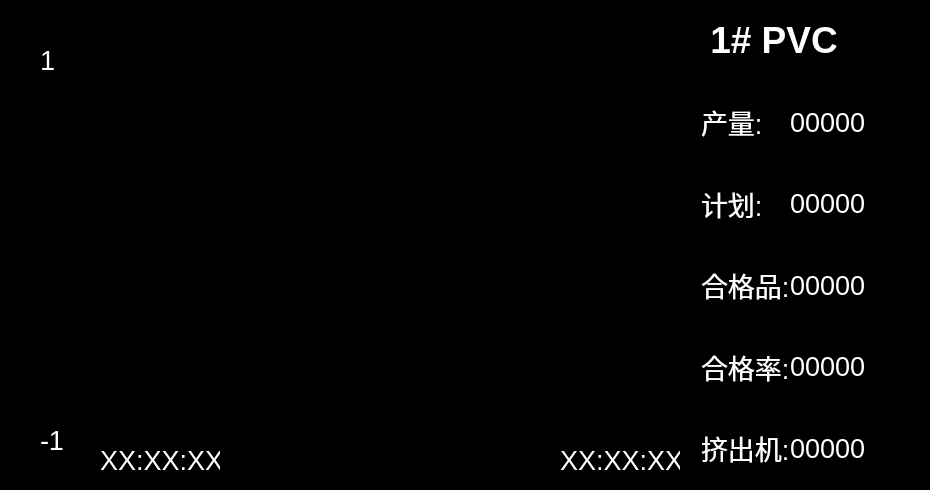
     <widget class="QFrame" name="frame_curve1">
      <property name="geometry">
       <rect>
        <x>30</x>
        <y>30</y>
        <width>930</width>
        <height>490</height>
       </rect>
      </property>
      <property name="styleSheet">
       <string notr="true">background-color: rgb(0, 0, 0);</string>
      </property>
      <property name="frameShape">
       <enum>QFrame::StyledPanel</enum>
      </property>
      <property name="frameShadow">
       <enum>QFrame::Raised</enum>
      </property>
      <widget class="QLabel" name="curve1_title">
       <property name="geometry">
        <rect>
         <x>700</x>
         <y>0</y>
         <width>190</width>
         <height>80</height>
        </rect>
       </property>
       <property name="font">
        <font>
         <pointsize>28</pointsize>
         <weight>75</weight>
         <bold>true</bold>
        </font>
       </property>
       <property name="layoutDirection">
        <enum>Qt::LeftToRight</enum>
       </property>
       <property name="autoFillBackground">
        <bool>false</bool>
       </property>
       <property name="styleSheet">
        <string notr="true">color: rgb(255, 255, 255);</string>
       </property>
       <property name="text">
        <string> 1# PVC</string>
       </property>
      </widget>
      <widget class="QWidget" name="curve1" native="true">
       <property name="geometry">
        <rect>
         <x>0</x>
         <y>0</y>
         <width>740</width>
         <height>490</height>
        </rect>
       </property>
      </widget>
      <widget class="QFrame" name="frame_data1">
       <property name="geometry">
        <rect>
         <x>700</x>
         <y>80</y>
         <width>230</width>
         <height>410</height>
        </rect>
       </property>
       <property name="frameShape">
        <enum>QFrame::StyledPanel</enum>
       </property>
       <property name="frameShadow">
        <enum>QFrame::Raised</enum>
       </property>
       <layout class="QGridLayout" name="gridLayout">
        <property name="leftMargin">
         <number>0</number>
        </property>
        <property name="topMargin">
         <number>0</number>
        </property>
        <property name="rightMargin">
         <number>0</number>
        </property>
        <property name="bottomMargin">
         <number>0</number>
        </property>
        <property name="spacing">
         <number>0</number>
        </property>
        <item row="0" column="0">
         <widget class="QLabel" name="curve1_lable1">
          <property name="sizePolicy">
           <sizepolicy hsizetype="Expanding" vsizetype="Expanding">
            <horstretch>1</horstretch>
            <verstretch>1</verstretch>
           </sizepolicy>
          </property>
          <property name="font">
           <font>
            <pointsize>20</pointsize>
           </font>
          </property>
          <property name="styleSheet">
           <string notr="true">color: rgb(255, 255, 255);</string>
          </property>
          <property name="text">
           <string>产量:</string>
          </property>
         </widget>
        </item>
        <item row="1" column="0">
         <widget class="QLabel" name="curve1_lable3">
          <property name="sizePolicy">
           <sizepolicy hsizetype="Preferred" vsizetype="Expanding">
            <horstretch>0</horstretch>
            <verstretch>1</verstretch>
           </sizepolicy>
          </property>
          <property name="font">
           <font>
            <pointsize>20</pointsize>
           </font>
          </property>
          <property name="styleSheet">
           <string notr="true">color: rgb(255, 255, 255);</string>
          </property>
          <property name="text">
           <string>计划:</string>
          </property>
         </widget>
        </item>
        <item row="1" column="1">
         <widget class="QLabel" name="curve1_lable4">
          <property name="font">
           <font>
            <pointsize>20</pointsize>
           </font>
          </property>
          <property name="styleSheet">
           <string notr="true">color: rgb(255, 255, 255);</string>
          </property>
          <property name="text">
           <string>00000</string>
          </property>
         </widget>
        </item>
        <item row="2" column="0">
         <widget class="QLabel" name="curve1_lable5">
          <property name="sizePolicy">
           <sizepolicy hsizetype="Preferred" vsizetype="Expanding">
            <horstretch>0</horstretch>
            <verstretch>1</verstretch>
           </sizepolicy>
          </property>
          <property name="font">
           <font>
            <pointsize>20</pointsize>
           </font>
          </property>
          <property name="styleSheet">
           <string notr="true">color: rgb(255, 255, 255);</string>
          </property>
          <property name="text">
           <string>合格品:</string>
          </property>
         </widget>
        </item>
        <item row="2" column="1">
         <widget class="QLabel" name="curve1_lable6">
          <property name="font">
           <font>
            <pointsize>20</pointsize>
           </font>
          </property>
          <property name="styleSheet">
           <string notr="true">color: rgb(255, 255, 255);</string>
          </property>
          <property name="text">
           <string>00000</string>
          </property>
         </widget>
        </item>
        <item row="3" column="0">
         <widget class="QLabel" name="curve1_lable7">
          <property name="sizePolicy">
           <sizepolicy hsizetype="Preferred" vsizetype="Expanding">
            <horstretch>0</horstretch>
            <verstretch>1</verstretch>
           </sizepolicy>
          </property>
          <property name="font">
           <font>
            <pointsize>20</pointsize>
           </font>
          </property>
          <property name="styleSheet">
           <string notr="true">color: rgb(255, 255, 255);</string>
          </property>
          <property name="text">
           <string>合格率:</string>
          </property>
         </widget>
        </item>
        <item row="3" column="1">
         <widget class="QLabel" name="curve1_lable8">
          <property name="font">
           <font>
            <pointsize>20</pointsize>
           </font>
          </property>
          <property name="styleSheet">
           <string notr="true">color: rgb(255, 255, 255);</string>
          </property>
          <property name="text">
           <string>00000</string>
          </property>
         </widget>
        </item>
        <item row="4" column="0">
         <widget class="QLabel" name="curve1_lable9">
          <property name="sizePolicy">
           <sizepolicy hsizetype="Preferred" vsizetype="Expanding">
            <horstretch>0</horstretch>
            <verstretch>1</verstretch>
           </sizepolicy>
          </property>
          <property name="font">
           <font>
            <pointsize>20</pointsize>
           </font>
          </property>
          <property name="styleSheet">
           <string notr="true">color: rgb(255, 255, 255);</string>
          </property>
          <property name="text">
           <string>挤出机:</string>
          </property>
         </widget>
        </item>
        <item row="4" column="1">
         <widget class="QLabel" name="curve1_lable10">
          <property name="font">
           <font>
            <pointsize>20</pointsize>
           </font>
          </property>
          <property name="styleSheet">
           <string notr="true">color: rgb(255, 255, 255);</string>
          </property>
          <property name="text">
           <string>00000</string>
          </property>
         </widget>
        </item>
        <item row="0" column="1">
         <widget class="QLabel" name="curve1_lable2">
          <property name="sizePolicy">
           <sizepolicy hsizetype="Expanding" vsizetype="Preferred">
            <horstretch>3</horstretch>
            <verstretch>0</verstretch>
           </sizepolicy>
          </property>
          <property name="font">
           <font>
            <pointsize>20</pointsize>
           </font>
          </property>
          <property name="styleSheet">
           <string notr="true">color: rgb(255, 255, 255);</string>
          </property>
          <property name="text">
           <string>00000</string>
          </property>
         </widget>
        </item>
       </layout>
      </widget>
      <widget class="QLabel" name="curve1_lable9_17">
       <property name="geometry">
        <rect>
         <x>40</x>
         <y>40</y>
         <width>40</width>
         <height>40</height>
        </rect>
       </property>
       <property name="sizePolicy">
        <sizepolicy hsizetype="Preferred" vsizetype="Expanding">
         <horstretch>0</horstretch>
         <verstretch>1</verstretch>
        </sizepolicy>
       </property>
       <property name="font">
        <font>
         <pointsize>20</pointsize>
        </font>
       </property>
       <property name="styleSheet">
        <string notr="true">color: rgb(255, 255, 255);</string>
       </property>
       <property name="text">
        <string>1</string>
       </property>
      </widget>
      <widget class="QLabel" name="curve1_lable9_16">
       <property name="geometry">
        <rect>
         <x>40</x>
         <y>420</y>
         <width>40</width>
         <height>40</height>
        </rect>
       </property>
       <property name="sizePolicy">
        <sizepolicy hsizetype="Preferred" vsizetype="Expanding">
         <horstretch>0</horstretch>
         <verstretch>1</verstretch>
        </sizepolicy>
       </property>
       <property name="font">
        <font>
         <pointsize>20</pointsize>
        </font>
       </property>
       <property name="styleSheet">
        <string notr="true">color: rgb(255, 255, 255);</string>
       </property>
       <property name="text">
        <string>-1</string>
       </property>
      </widget>
      <widget class="QLabel" name="curve1_lable9_14">
       <property name="geometry">
        <rect>
         <x>100</x>
         <y>440</y>
         <width>120</width>
         <height>40</height>
        </rect>
       </property>
       <property name="sizePolicy">
        <sizepolicy hsizetype="Preferred" vsizetype="Expanding">
         <horstretch>0</horstretch>
         <verstretch>1</verstretch>
        </sizepolicy>
       </property>
       <property name="font">
        <font>
         <pointsize>20</pointsize>
        </font>
       </property>
       <property name="styleSheet">
        <string notr="true">color: rgb(255, 255, 255);</string>
       </property>
       <property name="text">
        <string>XX:XX:XX</string>
       </property>
      </widget>
      <widget class="QLabel" name="curve1_lable9_15">
       <property name="geometry">
        <rect>
         <x>560</x>
         <y>440</y>
         <width>120</width>
         <height>40</height>
        </rect>
       </property>
       <property name="sizePolicy">
        <sizepolicy hsizetype="Preferred" vsizetype="Expanding">
         <horstretch>0</horstretch>
         <verstretch>1</verstretch>
        </sizepolicy>
       </property>
       <property name="font">
        <font>
         <pointsize>20</pointsize>
        </font>
       </property>
       <property name="styleSheet">
        <string notr="true">color: rgb(255, 255, 255);</string>
       </property>
       <property name="text">
        <string>XX:XX:XX</string>
       </property>
      </widget>
      <zorder>curve1</zorder>
      <zorder>curve1_title</zorder>
      <zorder>frame_data1</zorder>
      <zorder>curve1_lable9_17</zorder>
      <zorder>curve1_lable9_16</zorder>
      <zorder>curve1_lable9_14</zorder>
      <zorder>curve1_lable9_15</zorder>
     </widget>
